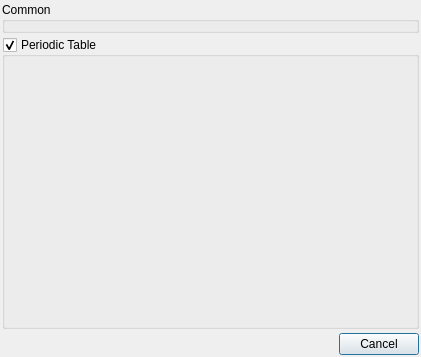
<ui version="4.0" >
 <class>SelectElementDialog</class>
 <widget class="QDialog" name="SelectElementDialog" >
  <property name="geometry" >
   <rect>
    <x>0</x>
    <y>0</y>
    <width>421</width>
    <height>357</height>
   </rect>
  </property>
  <property name="windowTitle" >
   <string>Select Element</string>
  </property>
  <property name="windowIcon" >
   <iconset resource="icons.qrc" >:/build/icons/build_ptable.svg</iconset>
  </property>
  <layout class="QVBoxLayout" >
   <property name="margin" >
    <number>2</number>
   </property>
   <property name="spacing" >
    <number>4</number>
   </property>
   <item>
    <widget class="QGroupBox" name="CommonGroup" >
     <property name="sizePolicy" >
      <sizepolicy>
       <hsizetype>5</hsizetype>
       <vsizetype>1</vsizetype>
       <horstretch>0</horstretch>
       <verstretch>0</verstretch>
      </sizepolicy>
     </property>
     <property name="title" >
      <string>Common</string>
     </property>
    </widget>
   </item>
   <item>
    <widget class="QGroupBox" name="PeriodicTableGroup" >
     <property name="sizePolicy" >
      <sizepolicy>
       <hsizetype>5</hsizetype>
       <vsizetype>7</vsizetype>
       <horstretch>0</horstretch>
       <verstretch>0</verstretch>
      </sizepolicy>
     </property>
     <property name="title" >
      <string>Periodic Table</string>
     </property>
     <property name="checkable" >
      <bool>true</bool>
     </property>
    </widget>
   </item>
   <item>
    <layout class="QHBoxLayout" >
     <property name="margin" >
      <number>0</number>
     </property>
     <property name="spacing" >
      <number>6</number>
     </property>
     <item>
      <spacer>
       <property name="orientation" >
        <enum>Qt::Horizontal</enum>
       </property>
       <property name="sizeHint" >
        <size>
         <width>40</width>
         <height>20</height>
        </size>
       </property>
      </spacer>
     </item>
     <item>
      <widget class="QPushButton" name="CancelButton" >
       <property name="maximumSize" >
        <size>
         <width>16777215</width>
         <height>30</height>
        </size>
       </property>
       <property name="text" >
        <string>Cancel</string>
       </property>
       <property name="icon" >
        <iconset resource="icons.qrc" >:/file/icons/file_close.svg</iconset>
       </property>
       <property name="iconSize" >
        <size>
         <width>16</width>
         <height>16</height>
        </size>
       </property>
      </widget>
     </item>
    </layout>
   </item>
  </layout>
 </widget>
 <resources>
  <include location="icons.qrc" />
 </resources>
 <connections/>
</ui>
